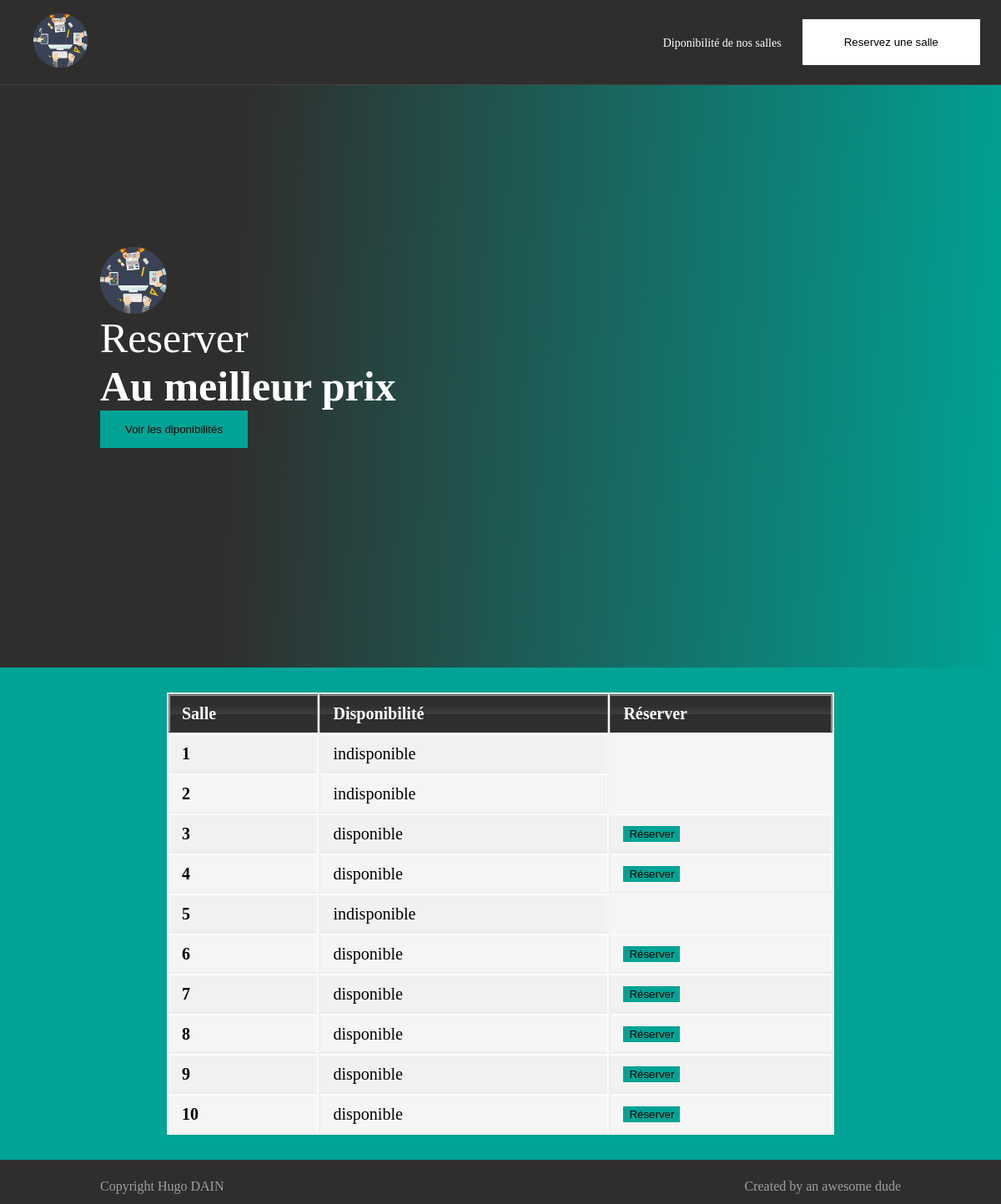
/dispo.php, run on the app's committed database.
### tables this page shows
CREATE TABLE IF NOT EXISTS `salles` (
  `id_salles` int NOT NULL AUTO_INCREMENT,
  `numero` int NOT NULL,
  `date_entree` date NOT NULL,
  `date_sortie` date NOT NULL,
  `dispo` varchar(20) NOT NULL,
  `id_demande` int NOT NULL,
  PRIMARY KEY (`id_salles`),
  KEY `FK_demande` (`id_demande`)
);

### modules/connexion_bdd.php (called while the page is built, shortened)
<?php
class ma_connexion{
    private $connexionPDO;
    public function __construct($host, $nom_bd, $user, $password)
    {
        $this -> host = $host;
        $this -> nom_bd = $nom_bd;
        $this -> user = $user;
        $this -> password = $password;
        try {
            $dsn = "mysql:host=" . $this-> host . "; dbname=" . $this-> nom_bd . "; charset:=utf8mb4_0900_ai_ci";
            $this-> connexionPDO = new PDO($dsn, $this-> user, $this-> password);
            $this-> connexionPDO->setAttribute(PDO::ATTR_ERRMODE, PDO::ERRMODE_EXCEPTION);
        } catch (PDOException $e) {
            echo "connexion pas marché!" . "<br>" ."(╥╯⌒╰╥๑)" . "<br>";
            echo "<style> body{background-color: #FB4640; color: white;} </style>";
            echo "Erreur : " . $e->getMessage();
        }
    }
    public function select( $colonne, $table){
        try {
            $select = "SELECT $colonne FROM $table";
            $requete = $this -> connexionPDO -> prepare($select);
            $requete -> execute();
            $afficher = $requete -> fetchAll(PDO::FETCH_ASSOC);
            return $afficher;
        } catch (PDOException $e) {
            echo "Erreur : " . $e->getMessage();
        }
    }
}
?>

### dispo.php (the view, shortened to what this page needs)
<?php include "modules/connexion_bdd.php"; ?>
<html lang="en">
<head>
    <link rel="stylesheet" href="style.css">
</head>
<body>
    <header>
        <?php include "modules/header.php" ?>
    </header>
    <main>
        <?php include "modules/main.php" ?>
        <table>
            <thead>
                <tr>
                <th>Salle</th>
                <th>Disponibilité</th>
                <th>Réserver</th>
                </tr>
            </thead>
            <tbody>
            <?php
                $dispo = new ma_connexion("localhost","app_reservation","root","");
                $requete = $dispo->select("*","salles");
                foreach($requete as $salles) {
                    echo "
                        <tr>
                            <td><strong>" . $salles['numero'] . "</strong></td>
                            <td>". $salles['dispo'] ."</td>
                        ";
                    if($salles['dispo'] == 'disponible') {
                        echo "<td><button class='bouton_res'><a href='reservation.php'>Réserver</a></button></td>";
                    }
                    else{
                        echo "";
                    }
                    echo "</tr>";
                }
            ?>
            </tbody>
        </table>
    </main>
    <footer>
        <?php include "modules/footer.php" ?>
    </footer>
</body>
</html>

### modules/header.php
<nav id="menu">
    <ul>
        <li class="lienmenu"><a class="lien_nul lilili" href="index.php"><img id="logo" src="images/logo.png"></a></li>
    </ul>
    <ul id="lienhead">
        <li class="dropdown">
            <a class="lien_nul lilili" href="dispo.php"> Diponibilité de nos salles <i class="fa-solid fa-chevron-down fa-2xs" style="color: #abb8c3;"></i> </a>
        </li>
        <li>
            <button id="bouton_nul" class="lilili"><a href="reservation.php">Reservez une salle </a></button>
        </li>
    </ul>
</nav>

### modules/main.php
<section id="sect1">
    <div class="section">
        <img src="images/logo.png" alt="" id="logo2">
        <h1 id="titre">Reserver <br>
            <strong>Au meilleur prix</strong>
        </h1>
        <button id="booking"><a href="dispo.php">Voir les diponibilités</a></button>
    </div>
</section>

### modules/footer.php (shortened to what this page needs)
<footer>
    <div id="trademark">
        <div>
            <p>Copyright Hugo DAIN</p>
            <p>Created by an awesome dude</p>
        </div>
    </div>
</footer>

### style.css (style rules this page uses)
html,body { margin: 0; background-color: #00a395; color: #000000; scroll-behavior: smooth; }
header { position: fixed; width: 100%; border-bottom: 1px solid rgba(255, 255, 255, 0.1); background-color: #2F2E2D; transition: background-color 0.5s ease-in-out; }
#menu { display: flex; justify-content: space-between; list-style: none; }
.lienmenu { list-style: none; }
#lienhead { display: flex; align-items: center; list-style: none; }
#logo { height: 65px; }
.lien_nul { font-size: 14px; color: white; text-decoration: none; }
.lilili { margin-right: 25px; }
#bouton_nul { border: none; background-color: white; transition: 1s; padding: 20px 50px; }
#bouton_nul a { text-decoration: none; color: black; transition: 1s; }
#titre { font-size: 50px; font-weight: normal; margin: 0; }
main { width: 100%; }
.section { margin: 0% 10%; padding-top: 296px; color:white; }
.section button { padding: 15px 30px; background-color: #00a395; transition: .4s; border: none; transition: 1s; }
.section button a { text-decoration: none; color: black; transition: 1s; }
#logo2 { width: 80px; }
#sect1 { background-image: linear-gradient(93deg, #2F2E2D 24%, rgba(41, 196, 169, 0) 100%); background-repeat: no-repeat; background-position: center; background-size: cover; width: 100%; height: 100%; }
strong { font-weight: bold; }
table { background: #f5f5f5; border-collapse: separate; box-shadow: inset 0 1px 0 #fff; font-size: 20px; line-height: 24px; margin: 30px auto; text-align: left; width: 800px; }
th { background-color: #2F2E2D; border-left: 1px solid #555; border-right: 1px solid #777; border-top: 1px solid #555; border-bottom: 1px solid #333; box-shadow: inset 0 1px 0 #999; color: #fff; font-weight: bold; padding: 10px 15px; position: relative; }
th:after { background: linear-gradient(rgba(255,255,255,0), rgba(255,255,255,.08)); content: ''; display: block; height: 25%; left: 0; margin: 1px 0 0 0; position: absolute; top: 25%; width: 100%; }
th:first-child { border-left: 1px solid #777; box-shadow: inset 1px 1px 0 #999; }
th:last-child { box-shadow: inset -1px 1px 0 #999; }
td { border-right: 1px solid #fff; border-left: 1px solid #e8e8e8; border-top: 1px solid #fff; border-bottom: 1px solid #e8e8e8; padding: 10px 15px; position: relative; transition: all 300ms; }
td:first-child { box-shadow: inset 1px 0 0 #fff; }
td:last-child { border-right: 1px solid #e8e8e8; box-shadow: inset -1px 0 0 #fff; }
tr { background: url(https://jackrugile.com/images/misc/noise-diagonal.png); }
tr:nth-child(odd) td { background: #f1f1f1 url(https://jackrugile.com/images/misc/noise-diagonal.png); }
tr:last-of-type td { box-shadow: inset 0 -1px 0 #fff; }
tr:last-of-type td:first-child { box-shadow: inset 1px -1px 0 #fff; }
tr:last-of-type td:last-child { box-shadow: inset -1px -1px 0 #fff; }
.bouton_res { background-color: #00a395; border: 1px solid #00a395; transition: 1s; }
.bouton_res a { color: black; text-decoration: none; }
footer { background-color: #2F2E2D; background-repeat: no-repeat; background-position: center; background-size: cover; width: 100%; padding-top: 5px; }
#trademark div { display: flex; margin: 0 10%; justify-content: space-between; align-items: center; color: rgba(255,255,255,0.54); line-height: 0.7; }

### data on the page
salles: numero "1", dispo "indisponible"
salles: numero "2", dispo "indisponible"
salles: numero "3", dispo "disponible"
salles: numero "4", dispo "disponible", shows "Réserver"
salles: numero "5", dispo "indisponible"
salles: numero "6", dispo "disponible", shows "Réserver"
salles: numero "7", dispo "disponible"
salles: numero "8", dispo "disponible", shows "Réserver"
salles: numero "9", dispo "disponible"
salles: numero "10", dispo "disponible", shows "Réserver"
